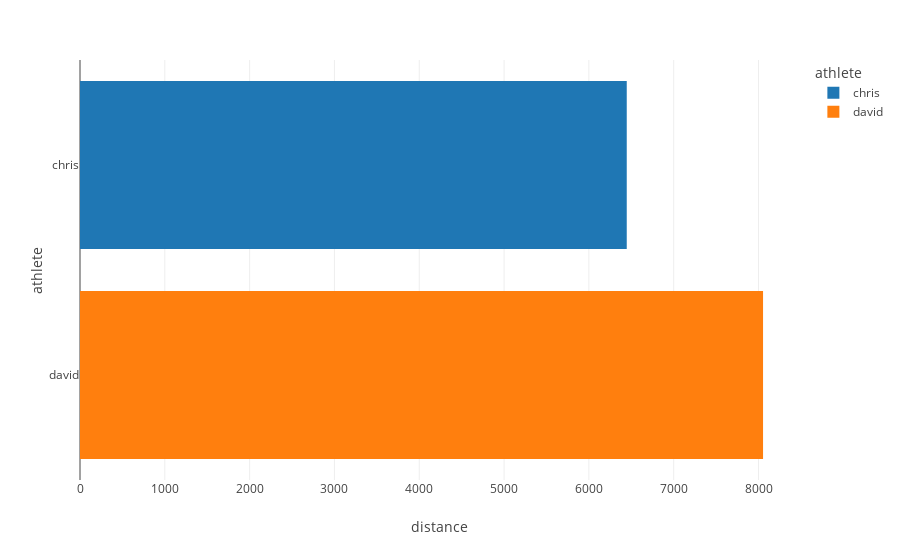

The code cell stored with this chart in its notebook:
### Code cell
plot_df = users[
    users.sport_type.isin(["Ride", "MountainBikeRide", "VirtualRide"])
].groupby(["user_id", "user_name"]).sum(numeric_only=True).reset_index()

px.bar(
    plot_df,
    x="distance",
    y="user_name",
    color="user_name",
    orientation="h",
    category_orders={
        "user_name": []
    },
    labels={
        "user_id": "athlete",
        "user_name": "athlete",
        "distance": "distance"
    },
    template="simple_white"
)

### Figure 1 — Plotly figure (JSON) as saved in the notebook; plotly's stock layout.template omitted (floating-point values rounded to 4 significant figures)
{"data": [{"alignmentgroup": "True", "hovertemplate": "athlete=%{y}<br>distance=%{x}<extra></extra>", "legendgroup": "chris", "marker": {"color": "#1F77B4", "pattern": {"shape": ""}}, "name": "chris", "offsetgroup": "chris", "orientation": "h", "showlegend": true, "textposition": "auto", "x": [6446.0], "xaxis": "x", "y": ["chris"], "yaxis": "y", "type": "bar"}, {"alignmentgroup": "True", "hovertemplate": "athlete=%{y}<br>distance=%{x}<extra></extra>", "legendgroup": "david", "marker": {"color": "#FF7F0E", "pattern": {"shape": ""}}, "name": "david", "offsetgroup": "david", "orientation": "h", "showlegend": true, "textposition": "auto", "x": [8053.0], "xaxis": "x", "y": ["david"], "yaxis": "y", "type": "bar"}], "layout": {"xaxis": {"anchor": "y", "domain": [0.0, 1.0], "title": {"text": "distance"}}, "yaxis": {"anchor": "x", "domain": [0.0, 1.0], "title": {"text": "athlete"}, "categoryorder": "array", "categoryarray": ["david", "chris"]}, "legend": {"title": {"text": "athlete"}, "tracegroupgap": 0}, "margin": {"t": 60}, "barmode": "relative"}}
